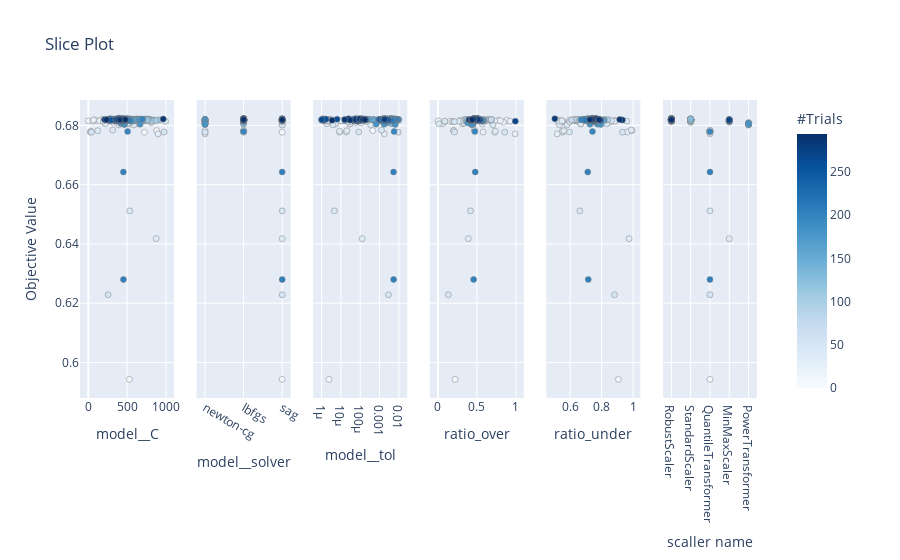

The notebook cell this image was saved under:
### Code cell
# Visualize individual hyperparameters as slice plot.
optuna.visualization.plot_slice(study)

### Figure 1 — Plotly figure (JSON) as saved in the notebook; plotly's stock layout.template omitted (floating-point values rounded to 4 significant figures; data arrays with more than 128 entries replaced by an {"elided": "..."} marker saying what was removed)
{"data": [{"marker": {"color": {"elided": "295 int values"}, "colorbar": {"title": {"text": "#Trials"}, "x": 1, "xpad": 40, "y": 0.5}, "colorscale": [[0, "rgb(247,251,255)"], [0.125, "rgb(222,235,247)"], [0.25, "rgb(198,219,239)"], [0.375, "rgb(158,202,225)"], [0.5, "rgb(107,174,214)"], [0.625, "rgb(66,146,198)"], [0.75, "rgb(33,113,181)"], [0.875, "rgb(8,81,156)"], [1, "rgb(8,48,107)"]], "line": {"color": "Grey", "width": 0.5}, "showscale": true}, "mode": "markers", "showlegend": false, "type": "scatter", "x": {"elided": "295 float values"}, "xaxis": "x", "y": {"elided": "295 float values"}, "yaxis": "y"}, {"marker": {"color": {"elided": "295 int values"}, "colorbar": {"title": {"text": "#Trials"}, "x": 1, "xpad": 40}, "colorscale": [[0, "rgb(247,251,255)"], [0.125, "rgb(222,235,247)"], [0.25, "rgb(198,219,239)"], [0.375, "rgb(158,202,225)"], [0.5, "rgb(107,174,214)"], [0.625, "rgb(66,146,198)"], [0.75, "rgb(33,113,181)"], [0.875, "rgb(8,81,156)"], [1, "rgb(8,48,107)"]], "line": {"color": "Grey", "width": 0.5}, "showscale": false}, "mode": "markers", "showlegend": false, "type": "scatter", "x": {"elided": "295 str values"}, "xaxis": "x2", "y": {"elided": "295 float values"}, "yaxis": "y2"}, {"marker": {"color": {"elided": "295 int values"}, "colorbar": {"title": {"text": "#Trials"}, "x": 1, "xpad": 40}, "colorscale": [[0, "rgb(247,251,255)"], [0.125, "rgb(222,235,247)"], [0.25, "rgb(198,219,239)"], [0.375, "rgb(158,202,225)"], [0.5, "rgb(107,174,214)"], [0.625, "rgb(66,146,198)"], [0.75, "rgb(33,113,181)"], [0.875, "rgb(8,81,156)"], [1, "rgb(8,48,107)"]], "line": {"color": "Grey", "width": 0.5}, "showscale": false}, "mode": "markers", "showlegend": false, "type": "scatter", "x": {"elided": "295 float values"}, "xaxis": "x3", "y": {"elided": "295 float values"}, "yaxis": "y3"}, {"marker": {"color": {"elided": "295 int values"}, "colorbar": {"title": {"text": "#Trials"}, "x": 1, "xpad": 40}, "colorscale": [[0, "rgb(247,251,255)"], [0.125, "rgb(222,235,247)"], [0.25, "rgb(198,219,239)"], [0.375, "rgb(158,202,225)"], [0.5, "rgb(107,174,214)"], [0.625, "rgb(66,146,198)"], [0.75, "rgb(33,113,181)"], [0.875, "rgb(8,81,156)"], [1, "rgb(8,48,107)"]], "line": {"color": "Grey", "width": 0.5}, "showscale": false}, "mode": "markers", "showlegend": false, "type": "scatter", "x": {"elided": "295 float values"}, "xaxis": "x4", "y": {"elided": "295 float values"}, "yaxis": "y4"}, {"marker": {"color": {"elided": "295 int values"}, "colorbar": {"title": {"text": "#Trials"}, "x": 1, "xpad": 40}, "colorscale": [[0, "rgb(247,251,255)"], [0.125, "rgb(222,235,247)"], [0.25, "rgb(198,219,239)"], [0.375, "rgb(158,202,225)"], [0.5, "rgb(107,174,214)"], [0.625, "rgb(66,146,198)"], [0.75, "rgb(33,113,181)"], [0.875, "rgb(8,81,156)"], [1, "rgb(8,48,107)"]], "line": {"color": "Grey", "width": 0.5}, "showscale": false}, "mode": "markers", "showlegend": false, "type": "scatter", "x": {"elided": "295 float values"}, "xaxis": "x5", "y": {"elided": "295 float values"}, "yaxis": "y5"}, {"marker": {"color": {"elided": "295 int values"}, "colorbar": {"title": {"text": "#Trials"}, "x": 1, "xpad": 40}, "colorscale": [[0, "rgb(247,251,255)"], [0.125, "rgb(222,235,247)"], [0.25, "rgb(198,219,239)"], [0.375, "rgb(158,202,225)"], [0.5, "rgb(107,174,214)"], [0.625, "rgb(66,146,198)"], [0.75, "rgb(33,113,181)"], [0.875, "rgb(8,81,156)"], [1, "rgb(8,48,107)"]], "line": {"color": "Grey", "width": 0.5}, "showscale": false}, "mode": "markers", "showlegend": false, "type": "scatter", "x": {"elided": "295 str values"}, "xaxis": "x6", "y": {"elided": "295 float values"}, "yaxis": "y6"}], "layout": {"autosize": true, "title": {"text": "Slice Plot"}, "xaxis": {"anchor": "y", "autorange": true, "domain": [0, 0.1389], "range": [-325.6, 1323.0], "title": {"text": "model__C"}, "type": "linear"}, "xaxis2": {"anchor": "y2", "autorange": true, "domain": [0.1722, 0.3111], "range": [-0.6576, 2.658], "title": {"text": "model__solver"}, "type": "category"}, "xaxis3": {"anchor": "y3", "autorange": true, "domain": [0.3444, 0.4833], "range": [-7.312, -0.6922], "title": {"text": "model__tol"}, "type": "log"}, "xaxis4": {"anchor": "y4", "autorange": true, "domain": [0.5167, 0.6556], "range": [-0.3215, 1.319], "title": {"text": "ratio_over"}, "type": "linear"}, "xaxis5": {"anchor": "y5", "autorange": true, "domain": [0.6889, 0.8278], "range": [0.3411, 1.154], "title": {"text": "ratio_under"}, "type": "linear"}, "xaxis6": {"anchor": "y6", "autorange": true, "domain": [0.8611, 1], "range": [-1.315, 5.315], "title": {"text": "scaller name"}, "type": "category"}, "yaxis": {"anchor": "x", "autorange": true, "domain": [0, 1], "range": [0.5852, 0.6913], "title": {"text": "Objective Value"}, "type": "linear"}, "yaxis2": {"anchor": "x2", "autorange": true, "domain": [0, 1], "matches": "y", "range": [0.5852, 0.6913], "showticklabels": false, "type": "linear"}, "yaxis3": {"anchor": "x3", "autorange": true, "domain": [0, 1], "matches": "y", "range": [0.5852, 0.6913], "showticklabels": false, "type": "linear"}, "yaxis4": {"anchor": "x4", "autorange": true, "domain": [0, 1], "matches": "y", "range": [0.5852, 0.6913], "showticklabels": false, "type": "linear"}, "yaxis5": {"anchor": "x5", "autorange": true, "domain": [0, 1], "matches": "y", "range": [0.5852, 0.6913], "showticklabels": false, "type": "linear"}, "yaxis6": {"anchor": "x6", "autorange": true, "domain": [0, 1], "matches": "y", "range": [0.5852, 0.6913], "showticklabels": false, "type": "linear"}}}
